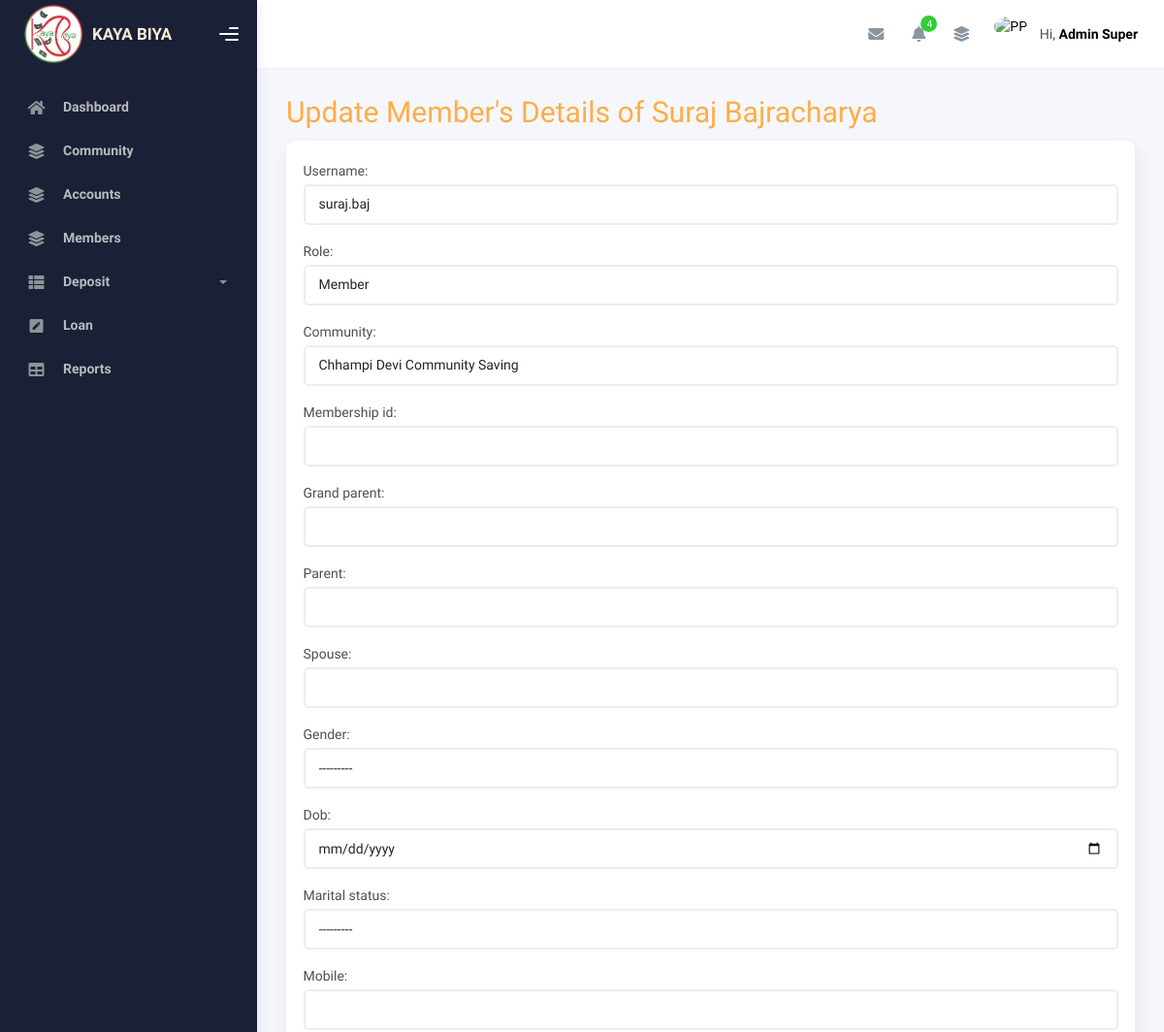
/update-member/9/ (signed in, upper part), run on an earlier commit of the app's database.
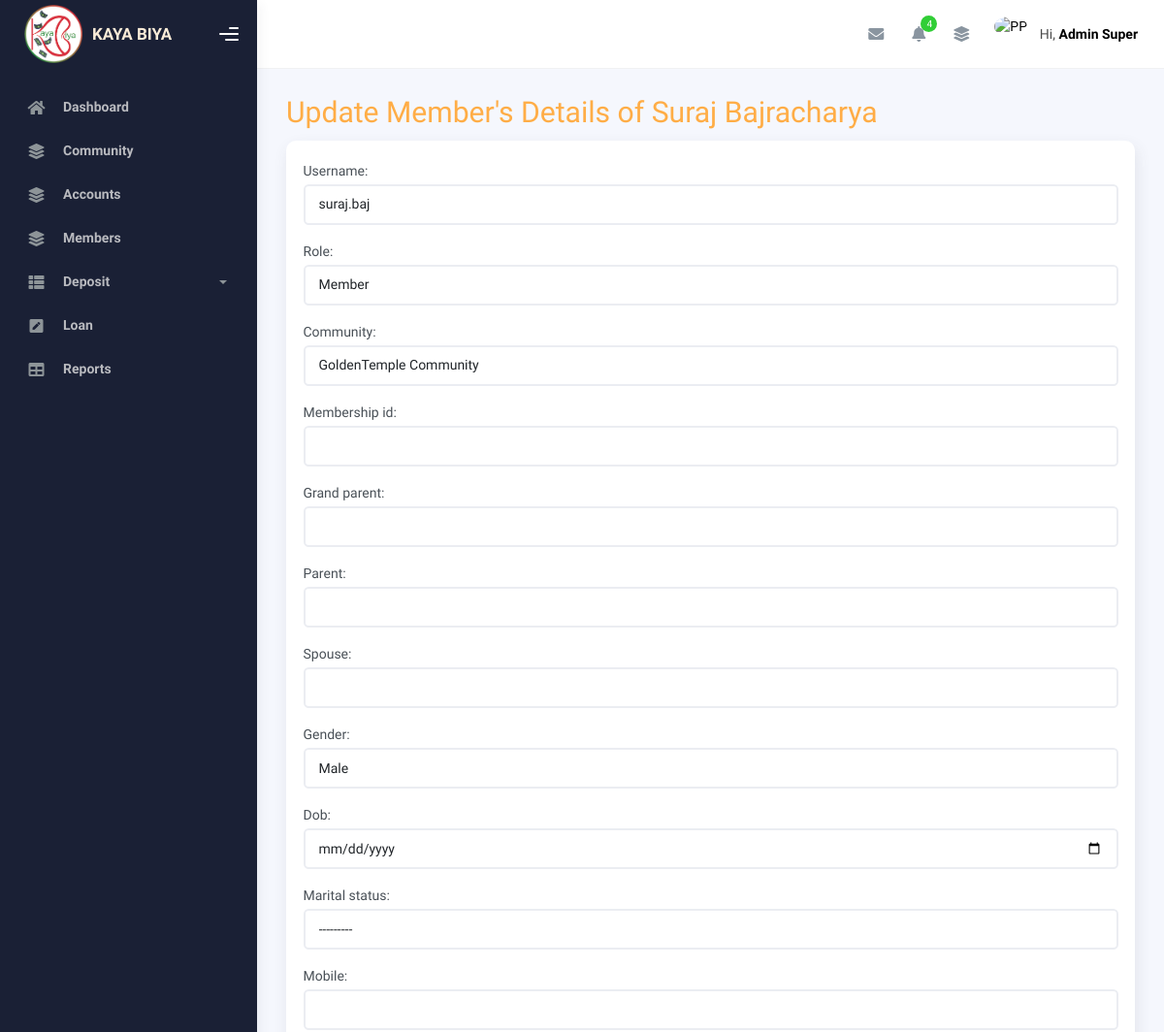
And on a later commit of the database.
### member/models.py (models this page shows, shortened)
class Member(models.Model):
    MARITAL_STATUS = [
        ('Single', 'Single'),
        ('Married', 'Married'),
    ]
    GENDER = [
        ('Male', 'Male'),
        ('Female', 'Female'),
        ('Other', 'Other'),
    ]
    STATUS = [
        ('Active', 'Active'),
        ('Inactive', 'Inactive'),
    ]
    MEMBER_TYPE = [
        ('General', 'General'),
        ('Executive', 'Executive'),
    ]
    ROLE_CHOICES = [
        ('Member', 'Member'),
        ('Community-Head', 'Community-Head'),
        ('Executive', 'Executive'),
    ]
    username = models.OneToOneField(User, on_delete=models.CASCADE)
    role = models.CharField(max_length=20, choices=ROLE_CHOICES, default='Member')
    community = models.ForeignKey(Community, on_delete=models.CASCADE, blank=True, null=True, related_name='community_members')
    membership_id = models.CharField(max_length=20, blank=True, null=True)
    grand_parent = models.CharField(max_length=20, blank=True, null=True)
    parent = models.CharField(max_length=20, blank=True, null=True)
    spouse = models.CharField(max_length=20, blank=True, null=True)
    gender = models.CharField(max_length=6, choices=GENDER, null=True, blank=True)
    dob = models.DateField(null=True, blank=True)
    marital_status = models.CharField(
        max_length=7, choices=MARITAL_STATUS, null=True, blank=True
    )
    mobile = models.CharField(max_length=10, blank=True)
    address = models.CharField(max_length=50, null=True, blank=True)
    ward = models.CharField(max_length=3, null=True, blank=True)
    house_number = models.CharField(max_length=10, blank=True)
    citizenship_number = models.CharField(max_length=10, blank=True)
    join_date = models.DateField(null=True, blank=True)
    profile_picture = models.ImageField(upload_to="profile/", blank=True, null=True)
    citizen_copy = models.ImageField(upload_to="citizen/", blank=True, null=True)
    status = models.CharField(max_length=8, choices=STATUS, default="Active")
    age = models.IntegerField(null=True, blank=True)
    member_id = models.CharField(max_length=6, unique=True, blank=True)

### member/views.py (the view, shortened to what this page needs)
# urls.py: path("update-member/<str:pk>/", views.MemberUpdateView.as_view(), name="update_member"),
class MemberUpdateView(StaffRequiredMixin, UpdateView):
    model = Member
    form_class = MemberCreationForm
    template_name = 'member/forms/member_update.html'
    success_url = _('member_list')
    def get_context_data(self, **kwargs):
        context = super().get_context_data(**kwargs)
        context["member_name"] = self.object.username.get_full_name()  # or .username if just the username
        return context
    def get_form(self, *args, **kwargs):
        form = super().get_form(*args, **kwargs)
        user = self.request.user
        if not user.is_staff:
            form.fields["username"].widget = forms.HiddenInput()
            form.fields["community"].widget = forms.HiddenInput()
            form.fields["role"].widget = forms.HiddenInput()
        return form

### account/mixins.py (called while the page is built)
    def dispatch(self, request, *args, **kwargs):
        user = self.request.user
        is_community_head = Community.objects.filter(community_head=user).exists()
        if not request.user.is_staff and not is_community_head:
            return redirect("/")  # Redirect to homepage
        return super().dispatch(request, *args, **kwargs)

### member/models.py (called while the page is built)
    def __str__(self):
        return self.community_name

### templates/member/forms/member_update.html (shortened to what this page needs)
{% extends "base/base.html" %}
{% load static %}
{% block content %}
<div class="col-12 grid-margin stretch-card text-warning" style="justify-content: center;">
    <h1>Update Member's Details of {{member_name|title}} </h1>
</div>
<div class="col-12 grid-margin stretch-card">
    <div class="card">
        <div class="card-body">
            <form class="forms-sample" method="POST">
                {{form.as_p}}
            </form>
        </div>
    </div>
{% endblock content %}

What changed in the data, as far as the page shows it:
changed Member "Member": community "Chhampi Devi Community Saving" → "GoldenTemple Community"; gender "---------" → "Male"
